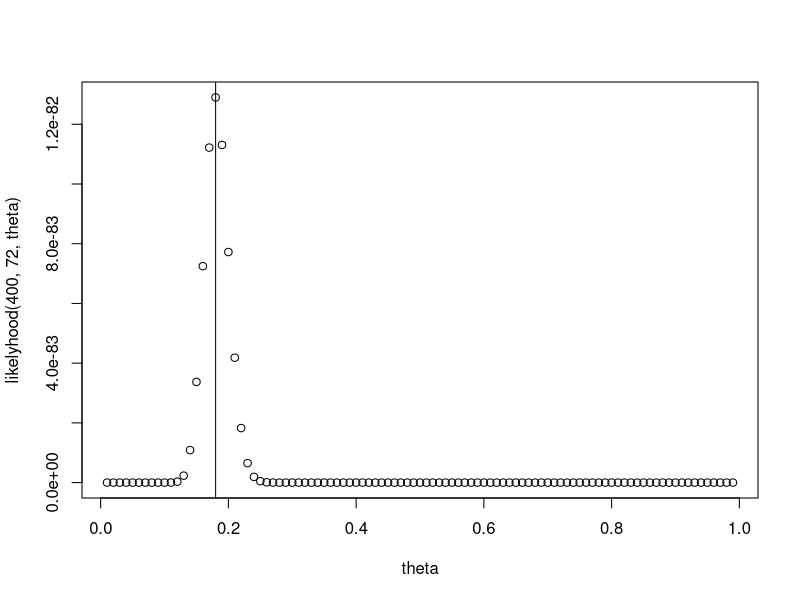
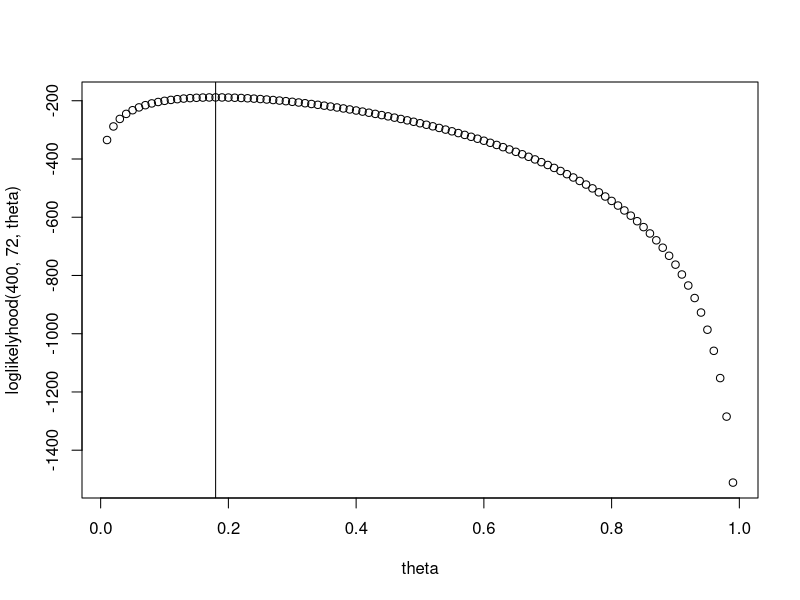

These charts were generated, in order, by the following R code:

likelyhood <- function(n, y, theta) {
    return(theta^y * (1-theta)^(n-y))
}

theta <- seq(from=0.01, to=0.99, by=0.01)

plot(theta, likelyhood(400, 72, theta))

# plot is maximized at 72/400
print(72/400)

abline(v=72/400)

loglikelyhood <- function(n, y, theta) {
    return(y*log(theta) + (n-y)*log(1-theta))
}
plot(theta, loglikelyhood(400, 72, theta))
abline(v=72/400)
